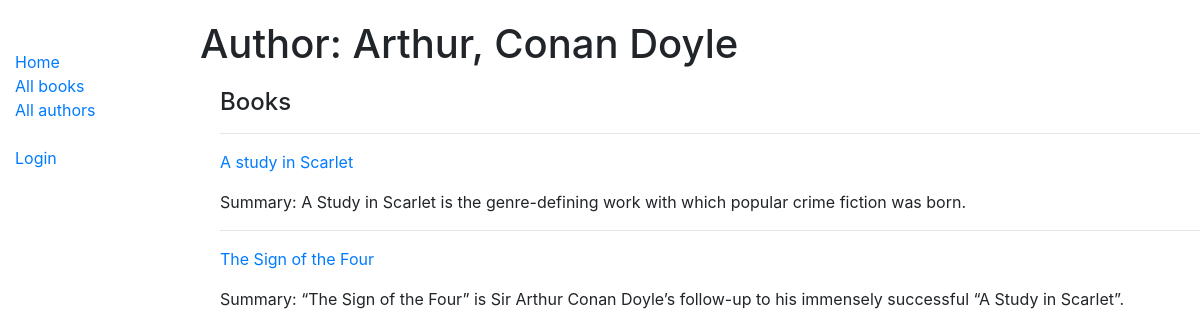
/catalog/author/2, run on the app's committed database.
### catalog/models.py (models this page shows, shortened)
class Author(models.Model):
    first_name = models.CharField(max_length=100)
    last_name = models.CharField(max_length=100)
    date_of_birth = models.DateField(null=True, blank=True)
    date_of_death = models.DateField('Died', null=True, blank=True)
    class Meta:
        ordering = ['last_name', 'first_name']

class Book(models.Model):
    title = models.CharField(max_length=200)
    author = models.ForeignKey('Author', on_delete=models.SET_NULL, null=True)
    summary = models.TextField(max_length=1000, help_text='Enter a brief description of the book')
    isbn = models.CharField('ISBN', max_length=13, help_text='13 Character <a href="https://www.isbn-international.org/content/what-isbn">ISBN number</a>')
    genre = models.ManyToManyField(Genre, help_text='Select a genre for this book')
    language = models.ForeignKey('Language', on_delete=models.SET_NULL, null=True)

### catalog/views.py (the view)
# urls.py: path('author/<int:pk>', views.AuthorDetailView.as_view(), name='author-detail'),
class AuthorDetailView(generic.DetailView):
    model = Author

### catalog/templates/catalog/author_detail.html (shortened to what this page needs)
{% extends "base_generic.html" %}
{% block content %}
  <h1>Author: {{ author.first_name }}, {{ author.last_name }}</h1>
  <div style="margin-left:20px;margin-top:20px">
    <h4>Books</h4>
    {% for copy in author.book_set.all %}
      <hr>
        <a href="{% url 'book-detail' copy.author.pk %}">{{ copy.title }}</a>
        <p>Summary: {{ copy.summary }}</p>
    {% endfor %}
  </div>
{% endblock %}

### data on the page
Author: first_name "Arthur", last_name "Conan Doyle"
Book: title "A study in Scarlet", summary "A Study in Scarlet is the genre-defining work with which popular crime fiction was born."
Book: title "The Sign of the Four", summary "“The Sign of the Four” is Sir Arthur Conan Doyle’s follow-up to his immensely successful “A Study in Scarlet”."
